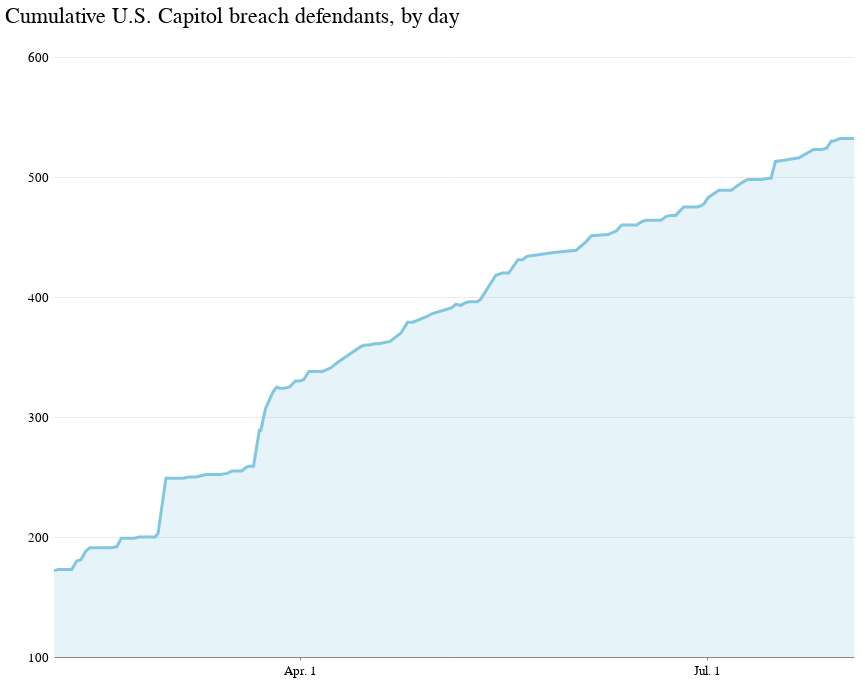

Source (notebook cell):
### Code cell
area_chart = (
    alt.Chart(cases_by_day)
    .mark_area(opacity=0.2)
    .encode(
        x=alt.X(
            "datetime",
            title="",
            axis=alt.Axis(format="%b. %-d", tickCount=3, grid=False),
        ),
        y=alt.Y(
            "case_number",
            title=" ",
            stack=None,
            axis=alt.Axis(
                tickSize=0,
                domainOpacity=0,
                tickCount=6,
                offset=4,
                gridWidth=0.6,
                gridColor="#dddddd",
            ),
            scale=alt.Scale(domain=(100, 600)),
        ),
    )
)

line_chart = (
    alt.Chart(cases_by_day)
    .mark_line()
    .encode(
        x=alt.X(
            "datetime",
            title="",
            axis=alt.Axis(format="%b. %-d", tickCount=3, grid=False),
        ),
        y=alt.Y(
            "case_number",
            title=" ",
            stack=None,
            axis=alt.Axis(
                tickSize=0,
                domainOpacity=0,
                tickCount=6,
                offset=4,
                gridWidth=0.6,
                gridColor="#dddddd",
            ),
            scale=alt.Scale(domain=(100, 600)),
        ),
    )
)


chart_defendants_area = (
    (line_chart + area_chart)
    .properties(
        width=800,
        height=600,
        title="Cumulative U.S. Capitol breach defendants, by day",
    )
    .configure_view(strokeOpacity=0)
    .configure_legend(orient="top", symbolType="square")
    .configure_axis(labelFontSize=13)
)

chart_defendants_area

### Figure 1 — Vega-Lite specification as saved in the notebook (floating-point values rounded to 4 significant figures; data arrays with more than 128 entries replaced by an {"elided": "..."} marker saying what was removed)
{"config": {"view": {"width": 800, "height": 450, "strokeOpacity": 0}, "background": "#ffffff", "title": {"anchor": "start", "font": "BentonGothic-Bold, sans", "fontColor": "#000000", "fontSize": 22, "fontWeight": "normal"}, "arc": {"fill": "#82c6df"}, "area": {"fill": "#82c6df"}, "line": {"stroke": "#82c6df", "strokeWidth": 3}, "path": {"stroke": "#82c6df"}, "rect": {"fill": "#82c6df"}, "shape": {"stroke": "#82c6df"}, "bar": {"fill": "#82c6df"}, "point": {"stroke": "#82c6df"}, "symbol": {"fill": "#82c6df", "size": 30}, "axis": {"titleFont": "BentonGothic-Bold, sans", "titleFontSize": 14, "titleFontWeight": "normal", "labelFont": "BentonGothic, sans", "labelFontSize": 13, "labelFontWeight": "normal"}, "axisX": {"labelAngle": 0, "labelPadding": 4, "tickSize": 3}, "axisY": {"labelBaseline": "middle", "maxExtent": 45, "minExtent": 45, "tickSize": 2, "titleAlign": "left", "titleAngle": 0, "titleX": -45, "titleY": -11}, "legend": {"titleFont": "BentonGothic-Bold, sans", "titleFontSize": 14, "titleFontWeight": "normal", "symbolType": "square", "labelFont": "BentonGothic, sans", "labelFontSize": 13, "orient": "top"}, "range": {"category": ["#3580b1", "#ec8431", "#ab7fb4", "#c89d29", "#adc839", "#829eb1"], "diverging": ["#e68a4f", "#f4bb6a", "#f9e39c", "#dadfe2", "#a6b7c6", "#849eae"], "heatmap": ["#fbf2c7", "#f9e39c", "#f8d36e", "#f4bb6a", "#e68a4f", "#d15a40", "#ab4232"], "ordinal": ["#fbf2c7", "#f9e39c", "#f8d36e", "#f4bb6a", "#e68a4f", "#d15a40", "#ab4232"], "ramp": ["#fbf2c7", "#f9e39c", "#f8d36e", "#f4bb6a", "#e68a4f", "#d15a40", "#ab4232"]}}, "layer": [{"mark": "line", "encoding": {"x": {"type": "temporal", "axis": {"format": "%b. %-d", "grid": false, "tickCount": 3}, "field": "datetime", "title": ""}, "y": {"type": "quantitative", "axis": {"domainOpacity": 0, "gridColor": "#dddddd", "gridWidth": 0.6, "offset": 4, "tickCount": 6, "tickSize": 0}, "field": "case_number", "scale": {"domain": [100, 600]}, "stack": null, "title": " "}}}, {"mark": {"type": "area", "opacity": 0.2}, "encoding": {"x": {"type": "temporal", "axis": {"format": "%b. %-d", "grid": false, "tickCount": 3}, "field": "datetime", "title": ""}, "y": {"type": "quantitative", "axis": {"domainOpacity": 0, "gridColor": "#dddddd", "gridWidth": 0.6, "offset": 4, "tickCount": 6, "tickSize": 0}, "field": "case_number", "scale": {"domain": [100, 600]}, "stack": null, "title": " "}}}], "data": {"name": "data-fe226df4831a0c43a16442b332527b20"}, "height": 600, "title": "Cumulative U.S. Capitol breach defendants, by day", "width": 800, "$schema": "https://vega.github.io/schema/vega-lite/v4.8.1.json", "datasets": {"data-fe226df4831a0c43a16442b332527b20": {"elided": "142 records"}}}
